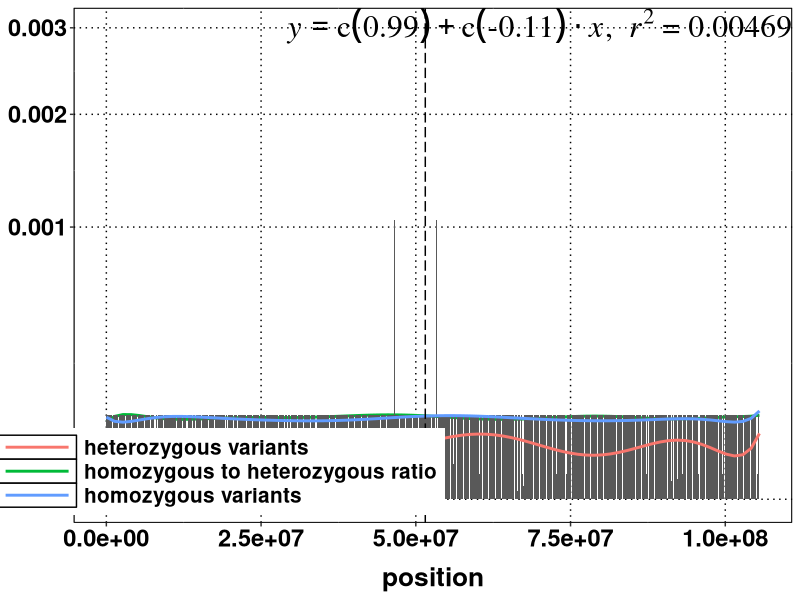
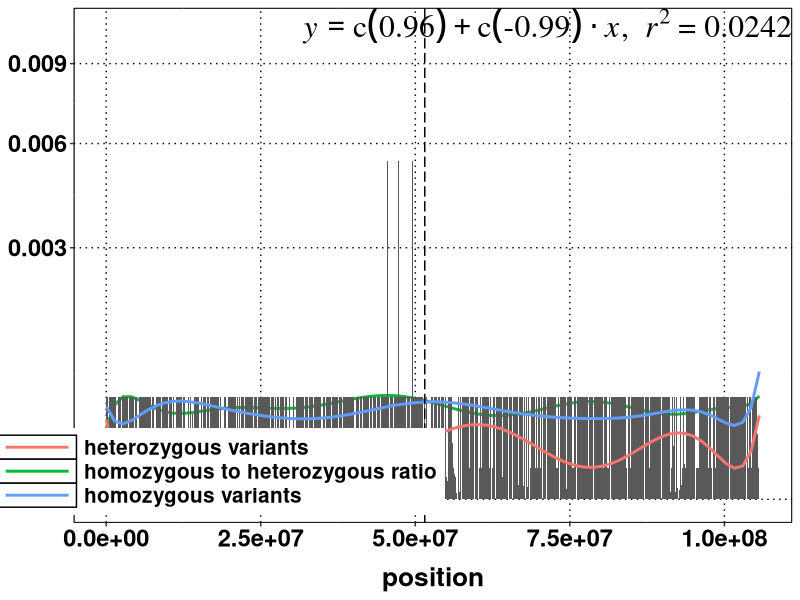
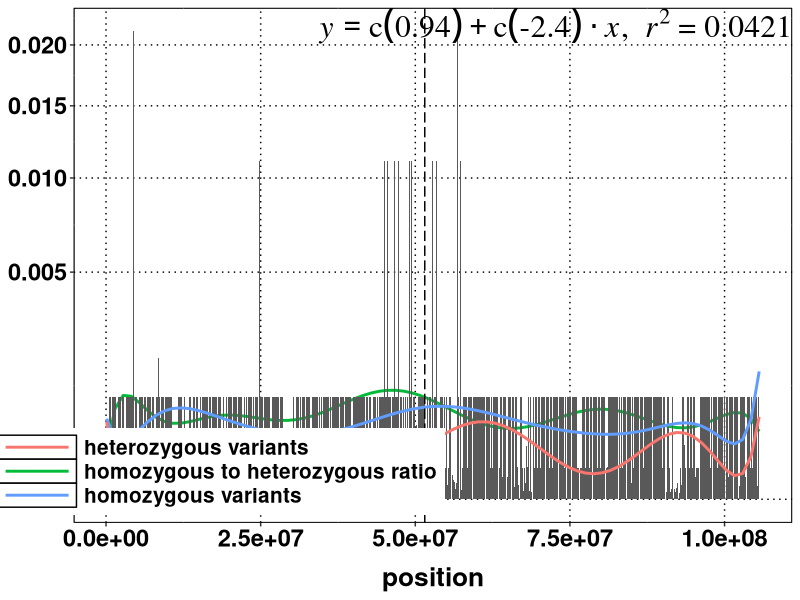
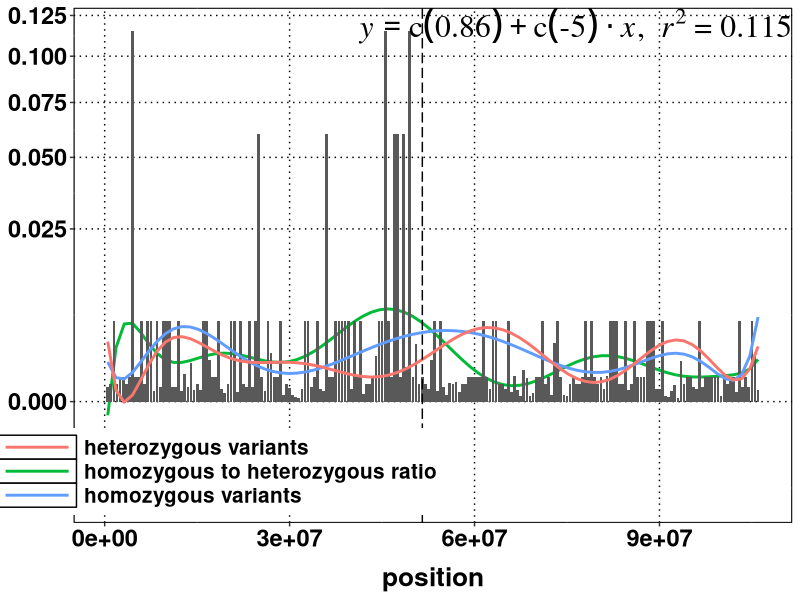
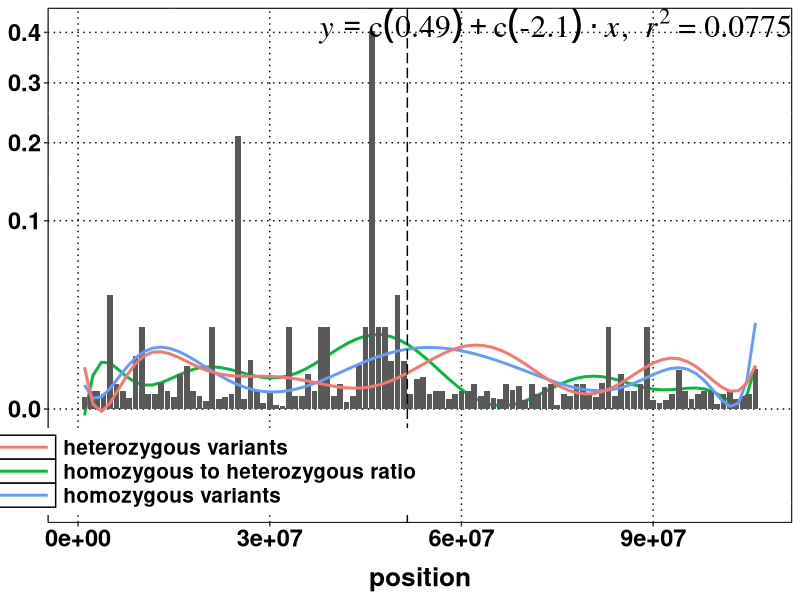
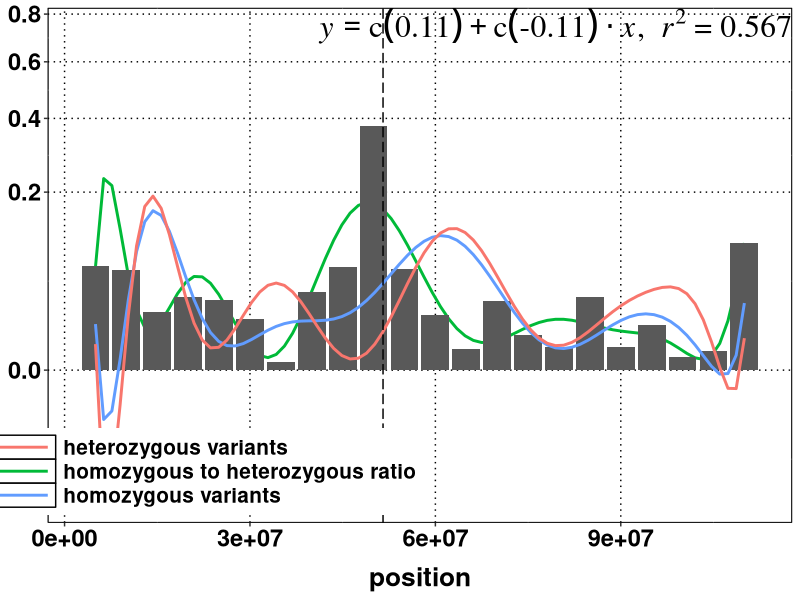
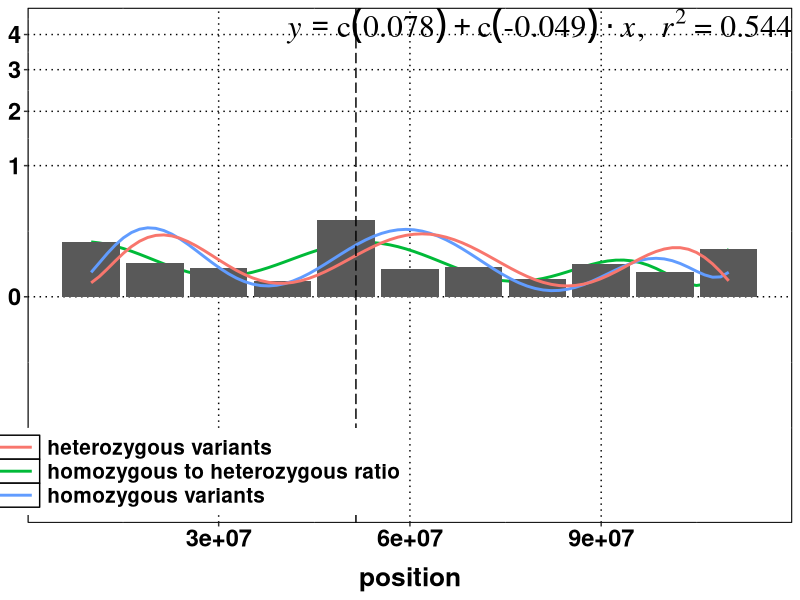
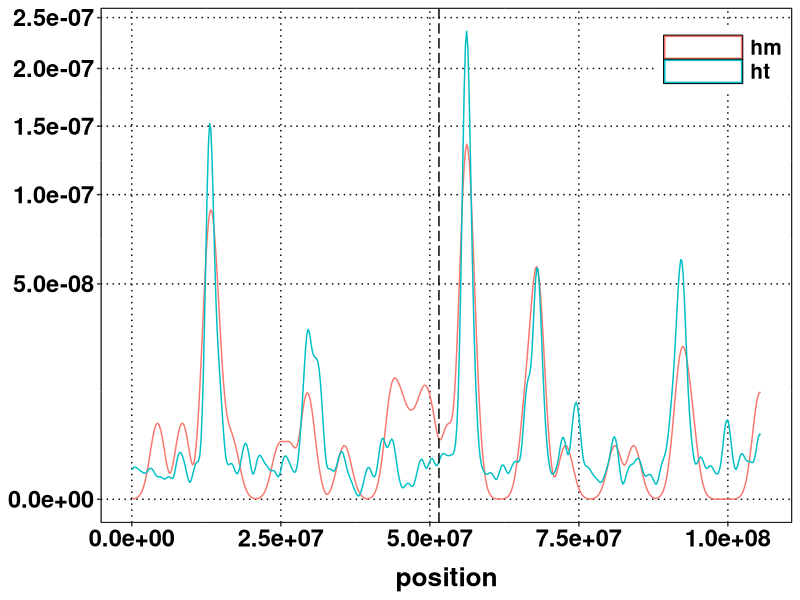

Here is the R script that generated these plots, in order:
## ---- chunk 1
# load the required libraries and functions
library(knitr)
library(markdown)
#opts_chunk$set(dev = 'pdf')
library(grid)
library(gridExtra)
library(ggplot2)

## cusotom ggplot theme edits
mytheme <- theme(panel.background = element_rect(fill='white', colour='black'),
        text = element_text(size = 20, face='bold', colour='black'),
        axis.title.x = element_text(size = 19, face='bold', color='black', vjust = -1),
        axis.text = element_text(size = 17, face='bold', color='black'),
        panel.grid.major = element_line(linetype = 'dotted', colour='black'),
        panel.border = element_rect(fill=NA, linetype = "solid", colour='black'),
        plot.margin=unit(c(2,2,5,2),'mm'), legend.position=c(0.2,0.1), legend.title = element_blank(),
        legend.text = element_text(colour = 'black', size = 15, face = 'bold'), legend.box = "horizontal",
        legend.key.width=unit(2, "cm"), legend.key = element_rect(fill='white'))

### lm equation display on plot. function modified from following link
## http://stackoverflow.com/questions/11949331/adding-a-3rd-order-polynomial-and-its-equation-to-a-ggplot-in-r
lm_eqn = function(x, y, n){
  m=lm(y ~ poly(x, n)) #n degree polynomial
  eq <- substitute(italic(y) == a + b %.% italic(x)*","~~italic(r)^2~"="~r2,
                   list(a = format(coef(m)[1], digits = 2),
                        b = format(coef(m)[2], digits = 2),
                        r2 = format(summary(m)$r.squared, digits = 3)))
  as.character(as.expression(eq))
}

## ---- chunk 2
tenkb <- read.delim(file="per-10000bp-filtered_hsty_mutant.vcf.txt", header = TRUE)
tenkb$numhm <- tenkb$numhm + 0.1
tenkb$numht <- tenkb$numht + 0.1
tenkb$ratio <- tenkb$numhm/tenkb$numht
ggplot(data=tenkb, aes(x=position)) + stat_smooth(aes(y=ratio/sum(ratio), colour="homozygous to heterozygous ratio"),
                                                  method="lm", se=TRUE, fill=NA, formula=y ~ poly(x, 12, raw=TRUE) ) +
  geom_bar(aes(y=ratio/sum(ratio)), stat="identity") +
  stat_smooth(aes(y=numhm/sum(numhm), colour="homozygous variants"), method="lm", se=FALSE, formula=y ~ poly(x, 12, raw=TRUE) ) +
  stat_smooth(aes(y=numht/sum(numht), colour="heterozygous variants"), method="lm", se=FALSE, formula=y ~ poly(x, 12, raw=TRUE) ) +
  scale_y_sqrt() + labs(y=NULL, main="genome in 10 KB fragment chunks") + mytheme +
  geom_vline(xintercept = as.numeric(51531045), size=0.5, linetype = "longdash") +
  annotate("text", x=Inf, y=Inf, label=lm_eqn(tenkb$position, tenkb$ratio, 12), hjust=1, vjust=1, size=8, family="Times", face="italic", parse=TRUE)


## ---- chunk 3
tenkb <- read.delim(file="per-50000bp-filtered_hsty_mutant.vcf.txt", header = TRUE)
tenkb$numhm <- tenkb$numhm + 0.1
tenkb$numht <- tenkb$numht + 0.1
tenkb$ratio <- tenkb$numhm/tenkb$numht
ggplot(data=tenkb, aes(x=position)) + stat_smooth(aes(y=ratio/sum(ratio), colour="homozygous to heterozygous ratio"),
                                                  method="lm", se=TRUE, fill=NA, formula=y ~ poly(x, 12, raw=TRUE) ) +
  geom_bar(aes(y=ratio/sum(ratio)), stat="identity") +
  stat_smooth(aes(y=numhm/sum(numhm), colour="homozygous variants"), method="lm", se=FALSE, formula=y ~ poly(x, 12, raw=TRUE) ) +
  stat_smooth(aes(y=numht/sum(numht), colour="heterozygous variants"), method="lm", se=FALSE, formula=y ~ poly(x, 12, raw=TRUE) ) +
  scale_y_sqrt() + labs(y=NULL, main="genome in 10 KB fragment chunks") + mytheme +
  geom_vline(xintercept = as.numeric(51531045), size=0.5, linetype = "longdash") +
  annotate("text", x=Inf, y=Inf, label=lm_eqn(tenkb$position, tenkb$ratio, 12), hjust=1, vjust=1, size=8, family="Times", face="italic", parse=TRUE)

## ---- chunk 4
tenkb <- read.delim(file="per-100000bp-filtered_hsty_mutant.vcf.txt", header = TRUE)
tenkb$numhm <- tenkb$numhm + 0.1
tenkb$numht <- tenkb$numht + 0.1
tenkb$ratio <- tenkb$numhm/tenkb$numht
ggplot(data=tenkb, aes(x=position)) + stat_smooth(aes(y=ratio/sum(ratio), colour="homozygous to heterozygous ratio"),
                                                  method="lm", se=TRUE, fill=NA, formula=y ~ poly(x, 12, raw=TRUE) ) +
  geom_bar(aes(y=ratio/sum(ratio)), stat="identity") +
  stat_smooth(aes(y=numhm/sum(numhm), colour="homozygous variants"), method="lm", se=FALSE, formula=y ~ poly(x, 12, raw=TRUE) ) +
  stat_smooth(aes(y=numht/sum(numht), colour="heterozygous variants"), method="lm", se=FALSE, formula=y ~ poly(x, 12, raw=TRUE) ) +
  scale_y_sqrt() + labs(y=NULL, main="genome in 10 KB fragment chunks") + mytheme +
  geom_vline(xintercept = as.numeric(51531045), size=0.5, linetype = "longdash") +
  annotate("text", x=Inf, y=Inf, label=lm_eqn(tenkb$position, tenkb$ratio, 12), hjust=1, vjust=1, size=8, family="Times", face="italic", parse=TRUE)

## ---- chunk 5
tenkb <- read.delim(file="per-500000bp-filtered_hsty_mutant.vcf.txt", header = TRUE)
tenkb$numhm <- tenkb$numhm + 0.1
tenkb$numht <- tenkb$numht + 0.1
tenkb$ratio <- tenkb$numhm/tenkb$numht
ggplot(data=tenkb, aes(x=position)) + stat_smooth(aes(y=ratio/sum(ratio), colour="homozygous to heterozygous ratio"),
                                                  method="lm", se=TRUE, fill=NA, formula=y ~ poly(x, 12, raw=TRUE) ) +
  geom_bar(aes(y=ratio/sum(ratio)), stat="identity") +
  stat_smooth(aes(y=numhm/sum(numhm), colour="homozygous variants"), method="lm", se=FALSE, formula=y ~ poly(x, 12, raw=TRUE) ) +
  stat_smooth(aes(y=numht/sum(numht), colour="heterozygous variants"), method="lm", se=FALSE, formula=y ~ poly(x, 12, raw=TRUE) ) +
  scale_y_sqrt() + labs(y=NULL, main="genome in 10 KB fragment chunks") + mytheme +
  geom_vline(xintercept = as.numeric(51531045), size=0.5, linetype = "longdash") +
  annotate("text", x=Inf, y=Inf, label=lm_eqn(tenkb$position, tenkb$ratio, 12), hjust=1, vjust=1, size=8, family="Times", face="italic", parse=TRUE)

## ---- chunk 6
tenkb <- read.delim(file="per-1000000bp-filtered_hsty_mutant.vcf.txt", header = TRUE)
tenkb$numhm <- tenkb$numhm + 0.1
tenkb$numht <- tenkb$numht + 0.1
tenkb$ratio <- tenkb$numhm/tenkb$numht
ggplot(data=tenkb, aes(x=position)) + stat_smooth(aes(y=ratio/sum(ratio), colour="homozygous to heterozygous ratio"),
                                                  method="lm", se=TRUE, fill=NA, formula=y ~ poly(x, 12, raw=TRUE) ) +
  geom_bar(aes(y=ratio/sum(ratio)), stat="identity") +
  stat_smooth(aes(y=numhm/sum(numhm), colour="homozygous variants"), method="lm", se=FALSE, formula=y ~ poly(x, 12, raw=TRUE) ) +
  stat_smooth(aes(y=numht/sum(numht), colour="heterozygous variants"), method="lm", se=FALSE, formula=y ~ poly(x, 12, raw=TRUE) ) +
  scale_y_sqrt() + labs(y=NULL, main="genome in 10 KB fragment chunks") + mytheme +
  geom_vline(xintercept = as.numeric(51531045), size=0.5, linetype = "longdash") +
  annotate("text", x=Inf, y=Inf, label=lm_eqn(tenkb$position, tenkb$ratio, 12), hjust=1, vjust=1, size=8, family="Times", face="italic", parse=TRUE)

## ---- chunk 7
tenkb <- read.delim(file="per-5000000bp-filtered_hsty_mutant.vcf.txt", header = TRUE)
tenkb$numhm <- tenkb$numhm + 0.1
tenkb$numht <- tenkb$numht + 0.1
tenkb$ratio <- tenkb$numhm/tenkb$numht
ggplot(data=tenkb, aes(x=position)) + stat_smooth(aes(y=ratio/sum(ratio), colour="homozygous to heterozygous ratio"),
                                                  method="lm", se=TRUE, fill=NA, formula=y ~ poly(x, 12, raw=TRUE) ) +
  geom_bar(aes(y=ratio/sum(ratio)), stat="identity") +
  stat_smooth(aes(y=numhm/sum(numhm), colour="homozygous variants"), method="lm", se=FALSE, formula=y ~ poly(x, 12, raw=TRUE) ) +
  stat_smooth(aes(y=numht/sum(numht), colour="heterozygous variants"), method="lm", se=FALSE, formula=y ~ poly(x, 12, raw=TRUE) ) +
  scale_y_sqrt() + labs(y=NULL, main="genome in 10 KB fragment chunks") + mytheme +
  geom_vline(xintercept = as.numeric(51531045), size=0.5, linetype = "longdash") +
  annotate("text", x=Inf, y=Inf, label=lm_eqn(tenkb$position, tenkb$ratio, 12), hjust=1, vjust=1, size=8, family="Times", face="italic", parse=TRUE)

## ---- chunk 8
tenkb <- read.delim(file="per-10000000bp-filtered_hsty_mutant.vcf.txt", header = TRUE)
tenkb$numhm <- tenkb$numhm + 0.1
tenkb$numht <- tenkb$numht + 0.1
tenkb$ratio <- tenkb$numhm/tenkb$numht
ggplot(data=tenkb, aes(x=position)) + stat_smooth(aes(y=ratio/sum(ratio), colour="homozygous to heterozygous ratio"),
                                                  method="lm", se=TRUE, fill=NA, formula=y ~ poly(x, 8, raw=TRUE) ) +
  geom_bar(aes(y=ratio/sum(ratio)), stat="identity") +
  stat_smooth(aes(y=numhm/sum(numhm), colour="homozygous variants"), method="lm", se=FALSE, formula=y ~ poly(x, 8, raw=TRUE) ) +
  stat_smooth(aes(y=numht/sum(numht), colour="heterozygous variants"), method="lm", se=FALSE, formula=y ~ poly(x, 8, raw=TRUE) ) +
  scale_y_sqrt() + labs(y=NULL, main="genome in 10 KB fragment chunks") + mytheme +
  geom_vline(xintercept = as.numeric(51531045), size=0.5, linetype = "longdash") +
  annotate("text", x=Inf, y=Inf, label=lm_eqn(tenkb$position, tenkb$ratio, 8), hjust=1, vjust=1, size=8, family="Times", face="italic", parse=TRUE)

## ---- chunk 9
infile <- read.delim(file="varposn-genome-filtered_hsty_mutant.vcf.txt", header = TRUE)
ggplot(data=infile, aes(x=position, colour=type)) + geom_density(adjust=1/10) +
  geom_vline(xintercept = as.numeric(51531045), size=0.5, linetype = "longdash") +
  scale_y_sqrt() + labs(y=NULL, main="genome wide snp density") + mytheme + theme(legend.position=c(0.9,0.9))

